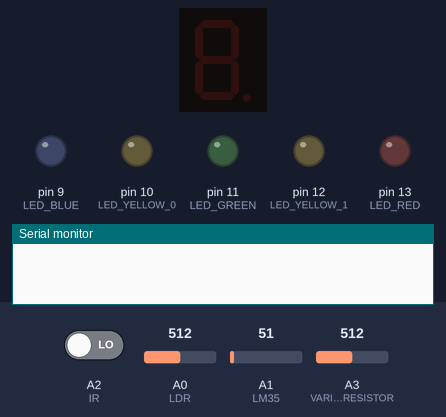
The sketch below on a simulated Arduino Uno, built with avr-gcc and run on an emulated ATmega328P. Parts: 1-digit seven-segment display, output pins drawn as LEDs (lit = HIGH), the last lines printed to the serial monitor. Wiring (inferred from the names in the program): 1-digit 7-segment display, segments lit when HIGH: segments pin 2, pin 3, pin 4, pin 5, pin 6, pin 8, pin 7. The inputs (shaded band) are chosen by the test bench; at power-on: A2 (IR) LOW, A1 (LM35) = 51, A0 (LDR) = 512, A3 (VARIABLE_RESISTOR) = 512. The segment pins are drawn as the display they are named for; pins used as bus, display or sensor lines are not drawn.

Above: at 1.2 s.
1.3 s: A2 (IR) driven HIGH
At 3.6 s:
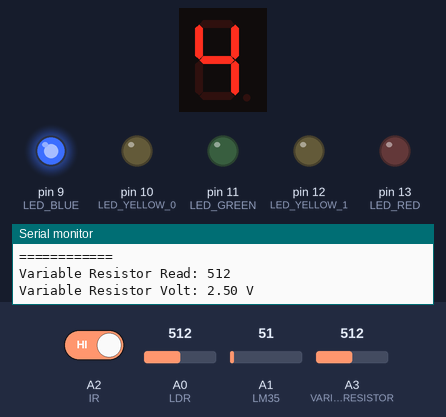
4.3 s: A1 (LM35) set to 76
7.3 s: A1 (LM35) set to 86
At 9.4 s:
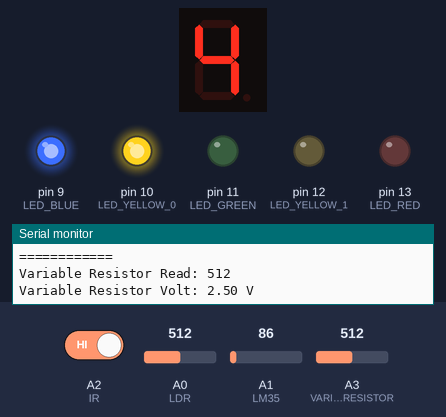
9.8 s: A0 (LDR) set to 599
12.0 s: A0 (LDR) set to 624
At 13.1 s:
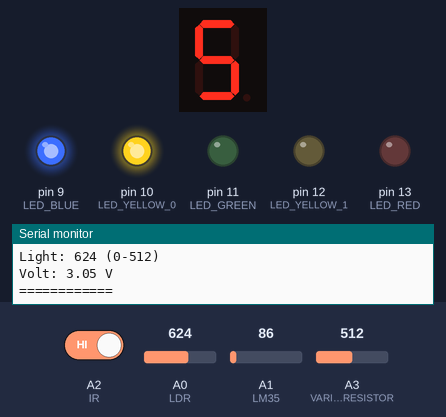
14.3 s: A3 (VARIABLE_RESISTOR) set to 805
17.3 s: A3 (VARIABLE_RESISTOR) set to 826
At 18.8 s:
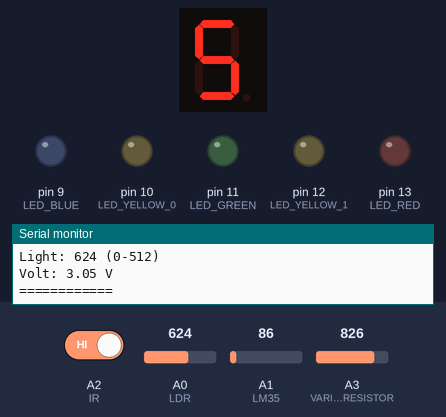
Timing chart, 0 to 20.3 s (numbered marks = the images above; inputs shaded):
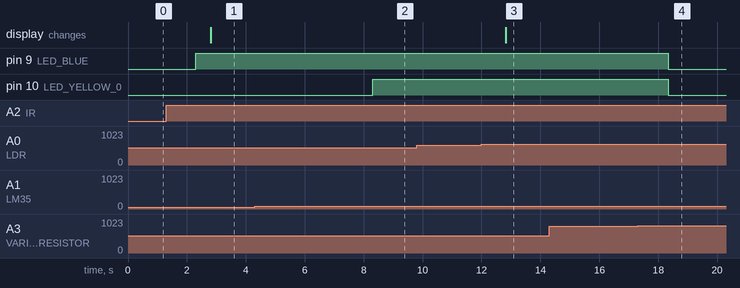

Measured:
- the behaviour switches between 81 and 82 on A1 (LM35) (found by bisection; images 1 and 2)
- the behaviour switches between 818 and 819 on A3 (VARIABLE_RESISTOR) (found by bisection; images 3 and 4)
- after the input at 1.3 s, pin 9 (LED_BLUE): LOW → HIGH after 1.0 s; the display: changes after 1.5 s (image 1)
- after the input at 7.3 s, pin 10 (LED_YELLOW_0): LOW → HIGH after 1.0 s
- after the input at 12.0 s, the display: changes after 0.82 s (image 3)
- after the input at 17.3 s, pin 9 (LED_BLUE), pin 10 (LED_YELLOW_0): HIGH → LOW after 1.0 s

The sketch:

First_Year_Final_Project_AI_ES_.ino
```cpp
//sensors define
#define LDR A0
#define LM35 A1
#define IR A2
#define VARIABLE_RESISTOR A3

//7 segments define
#define a 2
#define b 3
#define c 4
#define d 5
#define e 6
#define g 7
#define f 8

//leds define
#define LED_BLUE 9
#define LED_YELLOW_0 10
#define LED_GREEN 11
#define LED_YELLOW_1 12
#define LED_RED 13

//iportant variables
int irRead;

//sensor functions

void LDR_READ()
{
    int sensorRead = analogRead(LDR);


    float volt = (5.0 * sensorRead) / 1023.0 ;


    Serial.print("Light: ");
    Serial.print(sensorRead);
    Serial.println(" (0-512)");
    Serial.print("Volt: ");
    Serial.print(volt);
    Serial.println(" V");

    delay(500);

    if (volt <= 0.5)
    {
      //zero
      digitalWrite(a,HIGH);
      digitalWrite(b,HIGH);
      digitalWrite(c,HIGH);
      digitalWrite(d,HIGH);
      digitalWrite(e,HIGH);
      digitalWrite(f,HIGH);
      digitalWrite(g,LOW);
    }

    if (volt >= 1.0)
    {
      //one
      digitalWrite(a,LOW);
      digitalWrite(b,HIGH);
      digitalWrite(c,HIGH);
      digitalWrite(d,LOW);
      digitalWrite(e,LOW);
      digitalWrite(f,LOW);
      digitalWrite(g,LOW);
    }

   if(volt >= 1.5)
    {
      //two
      digitalWrite(a,HIGH);
      digitalWrite(b,HIGH);
      digitalWrite(c,LOW);
      digitalWrite(d,HIGH);
      digitalWrite(e,HIGH);
      digitalWrite(f,LOW);
      digitalWrite(g,HIGH);
    }

    if(volt >= 2.0)
    {
      //three
      digitalWrite(a,HIGH);
      digitalWrite(b,HIGH);
      digitalWrite(c,HIGH);
      digitalWrite(d,HIGH);
      digitalWrite(e,LOW);
      digitalWrite(f,LOW);
      digitalWrite(g,HIGH);
    }

    if(volt >= 2.5)
    {
      //four
      digitalWrite(a,LOW);
      digitalWrite(b,HIGH);
      digitalWrite(c,HIGH);
      digitalWrite(d,LOW);
      digitalWrite(e,LOW);
      digitalWrite(f,HIGH);
      digitalWrite(g,HIGH);
    }

    if(volt >= 3.0)
    {
      //five
      digitalWrite(a,HIGH);
      digitalWrite(b,LOW);
      digitalWrite(c,HIGH);
      digitalWrite(d,HIGH);
      digitalWrite(e,LOW);
      digitalWrite(f,HIGH);
      digitalWrite(g,HIGH);
    }

    if(volt >= 3.5)
    {
      //six
      digitalWrite(a,HIGH);
      digitalWrite(b,LOW);
      digitalWrite(c,HIGH);
      digitalWrite(d,HIGH);
      digitalWrite(e,HIGH);
      digitalWrite(f,HIGH);
      digitalWrite(g,HIGH);
    }

    if(volt >= 4.0)
    {
      //seven
      digitalWrite(a,HIGH);
      digitalWrite(b,HIGH);
      digitalWrite(c,HIGH);
      digitalWrite(d,LOW);
      digitalWrite(e,LOW);
      digitalWrite(f,LOW);
      digitalWrite(g,LOW);
    }

    if(volt >= 4.5)
    {
      //eight
      digitalWrite(a,HIGH);
      digitalWrite(b,HIGH);
      digitalWrite(c,HIGH);
      digitalWrite(d,HIGH);
      digitalWrite(e,HIGH);
      digitalWrite(f,HIGH);
      digitalWrite(g,HIGH);
    }

    if(volt >= 5.0)
    {
      //nine
      digitalWrite(a,HIGH);
      digitalWrite(b,HIGH);
      digitalWrite(c,HIGH);
      digitalWrite(d,HIGH);
      digitalWrite(e,LOW);
      digitalWrite(f,HIGH);
      digitalWrite(g,HIGH);
    }
}

void LM35_READ()
{
  int sensorValue = analogRead(LM35);

  float volt = sensorValue * ((5.0 / 1023.0) / 2.0);

  float temperature = volt * 100.0  ;

  Serial.print("Temperature: ");
  Serial.print(temperature);
  Serial.println(" C");
  Serial.print("Volt: ");
  Serial.print(volt);
  Serial.println(" V");

  delay(500);

  if (temperature >= 10)
  {

    digitalWrite(LED_BLUE , HIGH);
    digitalWrite(LED_YELLOW_0 , LOW);
    digitalWrite(LED_GREEN , LOW);
    digitalWrite(LED_YELLOW_1 , LOW);
    digitalWrite(LED_RED , LOW);
  }

  if (temperature >= 20)
  {
    digitalWrite(LED_BLUE , HIGH);
    digitalWrite(LED_YELLOW_0 , HIGH);
    digitalWrite(LED_GREEN , LOW);
    digitalWrite(LED_YELLOW_1 , LOW);
    digitalWrite(LED_RED , LOW);
  }

  if (temperature >= 30)
  {
    digitalWrite(LED_BLUE , HIGH);
    digitalWrite(LED_YELLOW_0 , HIGH);
    digitalWrite(LED_GREEN , HIGH);
    digitalWrite(LED_YELLOW_1 , LOW);
    digitalWrite(LED_RED , LOW);
  }

  if (temperature >= 40)
  {
    digitalWrite(LED_BLUE , HIGH);
    digitalWrite(LED_YELLOW_0 , HIGH);
    digitalWrite(LED_GREEN , HIGH);
    digitalWrite(LED_YELLOW_1 , HIGH);
    digitalWrite(LED_RED , LOW);
  }


  if (temperature >= 50)
  {
    digitalWrite(LED_BLUE , HIGH);
    digitalWrite(LED_YELLOW_0 , HIGH);
    digitalWrite(LED_GREEN , HIGH);
    digitalWrite(LED_YELLOW_1 , HIGH);
    digitalWrite(LED_RED , HIGH);
  }

}

void setup()
{
  Serial.begin(9600);
  pinMode(LDR , INPUT);
  pinMode(LM35 , INPUT);
  pinMode(IR , INPUT);
  pinMode(VARIABLE_RESISTOR , INPUT);

  for (int i = 2 ; i <= 13 ; i++)
  {
    pinMode(i , OUTPUT);
  }
}

void loop()
{
  irRead = digitalRead(IR);

  if (irRead == HIGH)
  {
    int Variable_Resistor_Read = analogRead(VARIABLE_RESISTOR);
    float Volt = (Variable_Resistor_Read * 5.0 / 1023.0);

    Serial.print("Variable Resistor Read: ");
    Serial.println(Variable_Resistor_Read);

    Serial.print("Variable Resistor Volt: " );
    Serial.print(Volt);
    Serial.println(" V");
    delay(500);

    if (Volt <= 1)
    {
      Serial.println("============");
      LM35_READ();
      Serial.println("============");
      digitalWrite(a, LOW);
      digitalWrite(b, LOW);
      digitalWrite(c, LOW);
      digitalWrite(d, LOW);
      digitalWrite(e, LOW);
      digitalWrite(f, LOW);
      digitalWrite(g, LOW);

      delay(500);
    }

    else if (Volt >= 4)
    {
      Serial.println("============");
      LDR_READ();
      Serial.println("============");
      digitalWrite(LED_BLUE , LOW);
      digitalWrite(LED_YELLOW_0 , LOW);
      digitalWrite(LED_GREEN , LOW);
      digitalWrite(LED_YELLOW_1 , LOW);
      digitalWrite(LED_RED , LOW);
      delay(500);
    }

    else if (Volt > 1 && Volt < 4)
    {
      Serial.println("============");
      LM35_READ();
      Serial.println("============");
      LDR_READ();
      Serial.println("============");
      delay(500);
    }

  }

   if (irRead == LOW)
  {
    digitalWrite(a, LOW);
    digitalWrite(b, LOW);
    digitalWrite(c, LOW);
    digitalWrite(d, LOW);
    digitalWrite(e, LOW);
    digitalWrite(f, LOW);
    digitalWrite(g, LOW);
    digitalWrite(LED_BLUE , LOW);
    digitalWrite(LED_YELLOW_0 , LOW);
    digitalWrite(LED_GREEN , LOW);
    digitalWrite(LED_YELLOW_1 , LOW);
    digitalWrite(LED_RED , LOW);
  }

}
```
